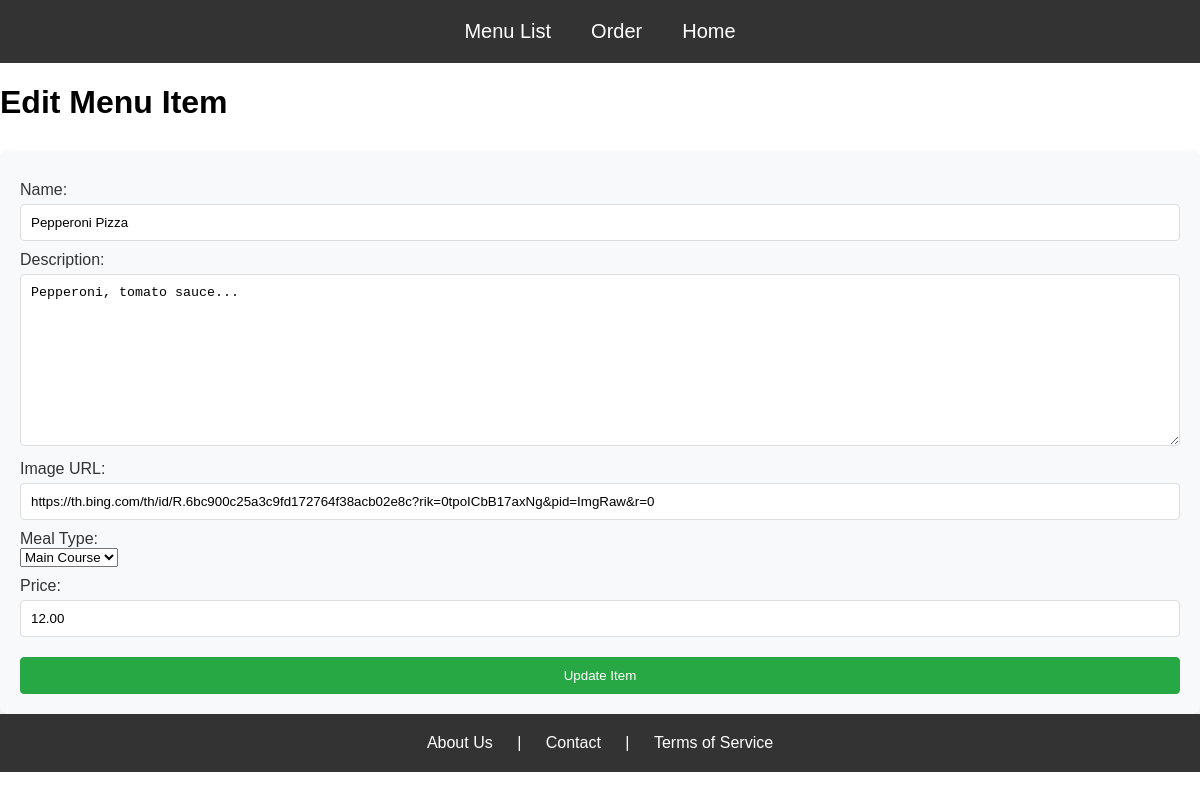
The page /edit_menu_item/2 on the database its author committed.
### restaurant_app/models.py (models this page shows)
class MenuItem(models.Model):
    name = models.CharField(max_length=100)
    description = models.TextField()
    image_url = models.URLField()
    meal_type = models.CharField(max_length=50)
    price = models.DecimalField(max_digits=5, decimal_places=2)
    def __str__(self):
        return self.name

### restaurant_app/views.py (the view)
# urls.py: path('edit_menu_item/<int:item_id>', views.edit_menu_item, name='edit_menu_item')
@csrf_exempt
def edit_menu_item(request, item_id):
    item = MenuItem.objects.get(id=item_id)
    print(item)
    if request.method == 'POST':
        form = MenuItemForm(request.POST, instance=item)
        if form.is_valid():
            form.save()
            return HttpResponseRedirect('/menu_list')
    else:
        form = MenuItemForm(instance=item)
    return render(request, 'restaurantModule/edit_menu_item.html', {'form': form})

### restaurant_app/templates/restaurantModule/edit_menu_item.html (shortened to what this page needs)
{% extends "layouts/base.html" %}
{% block content %}
<h1>Edit Menu Item</h1>
<form method="post" action="">
    {{ form}}
    <button type="submit">Update Item</button>
</form>
{% endblock %}

### static/css/styles.css (style rules this page uses)
body { margin: 0; font-family: Arial, sans-serif; }
form { background-color: #f8f9fa; padding: 20px; border-radius: 8px; box-shadow: 0 4px 8px rgba(0, 0, 0, 0.1); margin-top: 30px; }
form label { display: block; margin-top: 10px; color: #333; }
form input, form textarea, form button { width: 100%; padding: 10px; margin-top: 5px; border: 1px solid #ddd; border-radius: 4px; box-sizing: border-box; }
form button { background-color: #28a745; color: white; border-color: #28a745; margin-top: 20px; cursor: pointer; }

### rows shown on the page
MenuItem: name "Pepperoni Pizza", description "Pepperoni, tomato sauce...", image_url "https://th.bing.com/th/id/R.6bc900c25a3c9fd172764f38acb02e8c?rik=0tpoICbB17axNg&pid=ImgRaw&r=0", meal_type "Main Course", price "12.00"
